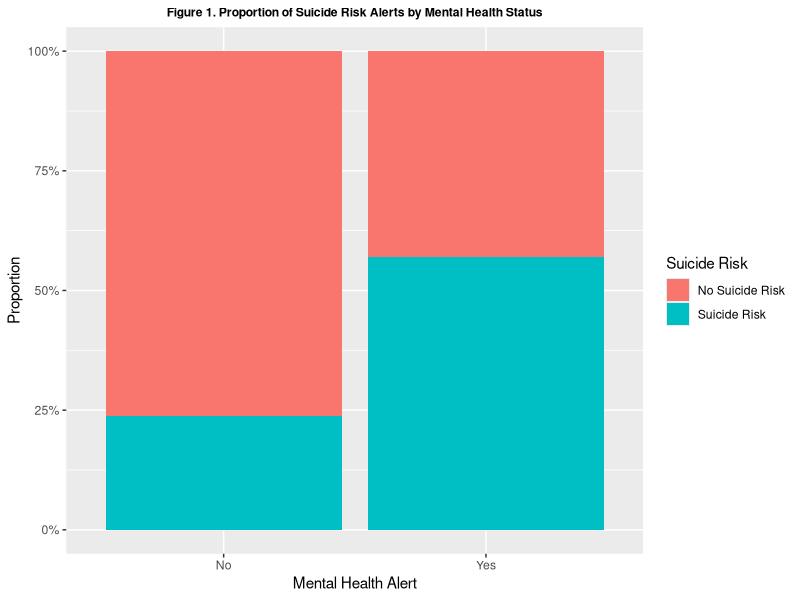
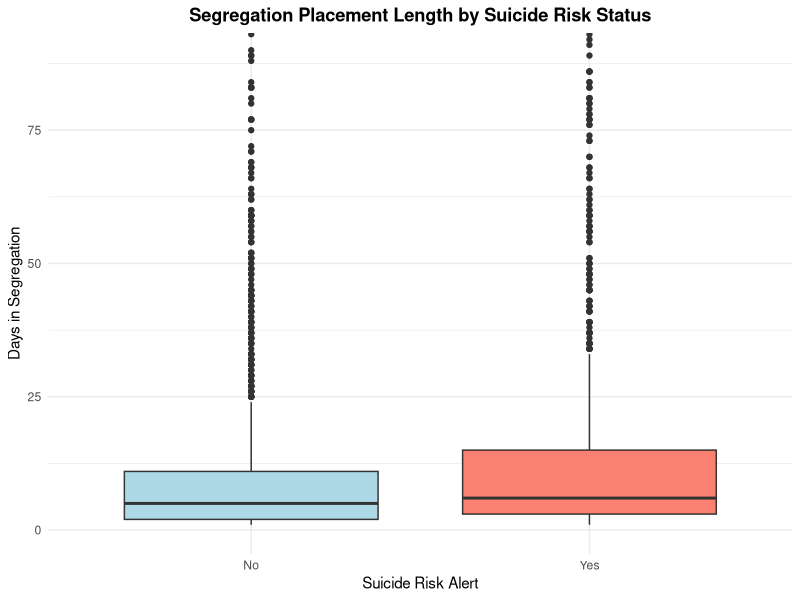

R code for these plots, in order: (Note: this script raises an error after producing the figures.)
## ---- chunk 1
knitr::opts_chunk$set(echo = TRUE)
## ---- chunk 2
library(tidyverse)
library(lubridate)
library(dplyr)
library(ggplot2)
library(knitr)
seg = read.csv("solgen-individuals-in-seg-2018.csv")
seg = seg %>% rename(Seg_length = Segregation.placement.length..in.days.) %>% 
  rename(Reason = Primary.reason.for.segregation)
## ---- chunk 3
mental_suicide = seg %>% group_by(Mental.health.alert, Suicide.risk.alert) %>%
  summarise(count = n(), .groups = "drop") %>%
  group_by(Mental.health.alert) %>% mutate(percentage = count/sum(count) * 100)

ggplot(mental_suicide, aes(x = factor(Mental.health.alert), 
                           y = percentage, 
                           fill = factor(Suicide.risk.alert, labels = c("No Suicide Risk", "Suicide Risk")))) +
  geom_bar(stat = "identity", position = "fill") +
  labs(title = "Figure 1. Proportion of Suicide Risk Alerts by Mental Health Status",
       x = "Mental Health Alert", 
       y = "Proportion",
       fill = "Suicide Risk") +
  scale_y_continuous(labels = scales::percent) +
  theme(plot.title = element_text(hjust = 0.5, face = "bold", size = rel(0.8)))
## ---- chunk 4
getting_outliers = function(seg_length){
  Q1 = quantile(seg_length, 0.25, na.rm = TRUE)
  Q3 = quantile(seg_length, 0.75, na.rm = TRUE)
  IQR = Q3 - Q1
  lower_bound = Q1 - 1.5 * IQR
  upper_bound = Q3 + 1.5 * IQR
  outliers = seg_length[seg_length > upper_bound | seg_length < lower_bound]
  return(list(outliers = outliers, upper_bound = upper_bound))
  
}

seg_no_risk = seg$Seg_length[seg$Suicide.risk.alert == "No"]
seg_yes_risk = seg$Seg_length[seg$Suicide.risk.alert == "Yes"]

outlier_no = getting_outliers(seg_no_risk)
outlier_yes = getting_outliers(seg_yes_risk)


outlier_table = data.frame(
  Suicide_Risk = c("No", "Yes"),
  Total_N = c(length(seg_no_risk), length(seg_yes_risk)),
  Outlier_Count = c(length(outlier_no$outliers), length(outlier_yes$outliers)),
  Outlier_Percent = c(round(length(outlier_no$outliers) / length(seg_no_risk) * 100, 1),
                      round(length(outlier_yes$outliers) / length(seg_yes_risk) * 100, 1)),
  Outlier_Range = c(paste(round(min(outlier_no$outliers), 1), "-", round(max(outlier_no$outliers), 1)),
                    paste(round(min(outlier_yes$outliers), 1), "-", round(max(outlier_yes$outliers), 1)))
)
kable(outlier_table, 
      caption = "Outlier Summary by Suicide Risk Status",
      col.names = c("Suicide Risk", "Total N", "Outlier Count", "Outlier (%)", "Outlier Range"),
      align = c('l', 'c', 'c', 'c', 'c'))
## ---- chunk 5
ggplot(seg, aes(x = factor(Suicide.risk.alert, labels = c("No", "Yes")), 
                          y = Seg_length)) +
  geom_boxplot(fill = c("lightblue", "salmon")) +
  coord_cartesian(ylim = c(0, quantile(seg$Seg_length, 0.95))) +
  labs(title = "Segregation Placement Length by Suicide Risk Status",
       x = "Suicide Risk Alert", 
       y = "Days in Segregation") +
  theme_minimal() +
  theme(plot.title = element_text(hjust = 0.5, face = "bold"))
## ---- chunk 6
seg_male = seg %>% filter(Gender == 'Male')
seg_male = seg_male %>% mutate(Suicide_binary = case_when('Suicide risk alert' == 'Yes' ~ 1, TRUE ~ 0))
seg_male_mean = mean(Suicide_binary)
seg_female = seg %>% filter(Gender == 'Female')
seg_female = seg_female %>% mutate(Suicide_binary = case_when('Suicide risk alert' == 'Yes' ~ 1, TRUE ~ 0))
seg_female_mean = mean(Suicide_binary)
